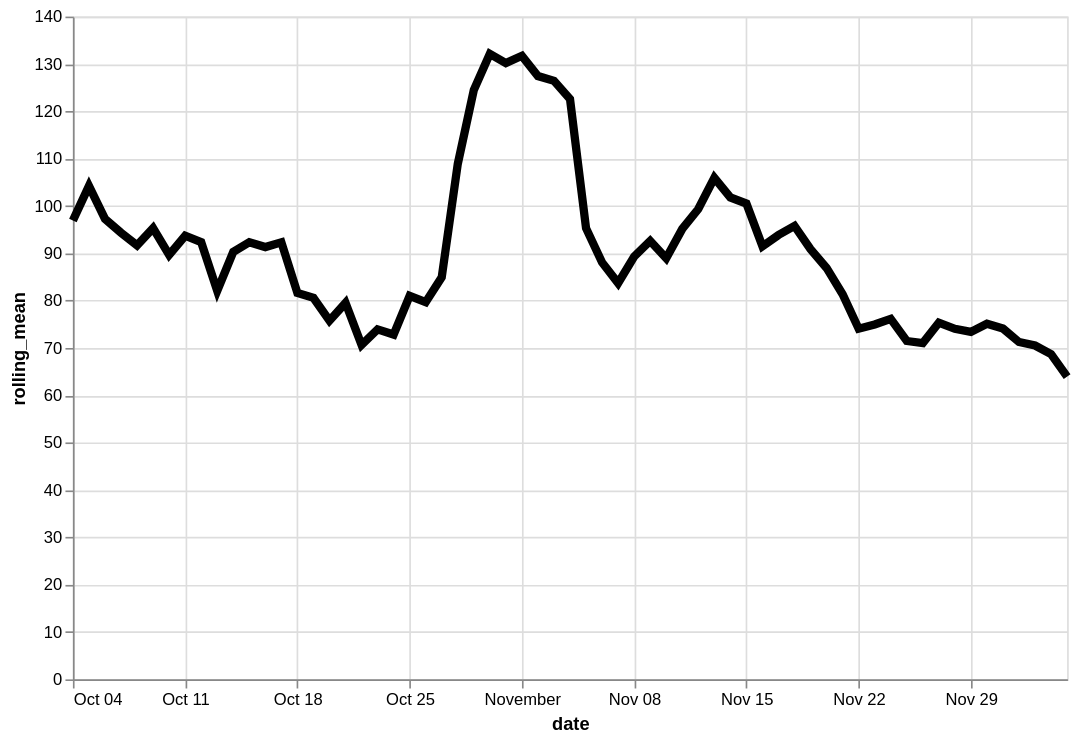

Vega-Lite specification for this chart:
### Vega-Lite specification from a JSON file in a GitHub repository (floating-point values rounded to 4 significant figures)
{"config": {"view": {"continuousWidth": 400, "continuousHeight": 300}}, "data": {"name": "data-ade427d6e10413ec0f479f870d7ac442"}, "mark": {"type": "line", "color": "black", "size": 5}, "encoding": {"x": {"type": "temporal", "field": "date"}, "y": {"type": "quantitative", "field": "rolling_mean"}}, "height": 400, "transform": [{"window": [{"op": "mean", "field": "log_price", "as": "rolling_mean"}], "frame": [-4, 3]}], "width": 600, "$schema": "https://vega.github.io/schema/vega-lite/v4.8.1.json", "datasets": {"data-ade427d6e10413ec0f479f870d7ac442": [{"date": "2020-10-04", "log_price": 31.0}, {"date": "2020-10-05", "log_price": 197.0}, {"date": "2020-10-06", "log_price": 26.0}, {"date": "2020-10-07", "log_price": 133.8}, {"date": "2020-10-08", "log_price": 133.3}, {"date": "2020-10-09", "log_price": 62.5}, {"date": "2020-10-10", "log_price": 76.82}, {"date": "2020-10-11", "log_price": 73.12}, {"date": "2020-10-12", "log_price": 60.0}, {"date": "2020-10-13", "log_price": 151.8}, {"date": "2020-10-14", "log_price": 58.33}, {"date": "2020-10-15", "log_price": 122.9}, {"date": "2020-10-16", "log_price": 51.21}, {"date": "2020-10-17", "log_price": 128.2}, {"date": "2020-10-18", "log_price": 93.06}, {"date": "2020-10-19", "log_price": 65.0}, {"date": "2020-10-20", "log_price": 68.0}, {"date": "2020-10-21", "log_price": 66.2}, {"date": "2020-10-22", "log_price": 50.14}, {"date": "2020-10-23", "log_price": 84.25}, {"date": "2020-10-24", "log_price": 81.31}, {"date": "2020-10-25", "log_price": 57.25}, {"date": "2020-10-26", "log_price": 119.3}, {"date": "2020-10-27", "log_price": 56.25}, {"date": "2020-10-28", "log_price": 133.3}, {"date": "2020-10-29", "log_price": 55.62}, {"date": "2020-10-30", "log_price": 92.08}, {"date": "2020-10-31", "log_price": 275.7}, {"date": "2020-11-01", "log_price": 206.2}, {"date": "2020-11-02", "log_price": 118.5}, {"date": "2020-11-03", "log_price": 103.9}, {"date": "2020-11-04", "log_price": 68.4}, {"date": "2020-11-05", "log_price": 99.17}, {"date": "2020-11-06", "log_price": 47.5}, {"date": "2020-11-07", "log_price": 61.33}, {"date": "2020-11-08", "log_price": 57.41}, {"date": "2020-11-09", "log_price": 148.3}, {"date": "2020-11-10", "log_price": 83.6}, {"date": "2020-11-11", "log_price": 148.8}, {"date": "2020-11-12", "log_price": 94.85}, {"date": "2020-11-13", "log_price": 69.86}, {"date": "2020-11-14", "log_price": 97.06}, {"date": "2020-11-15", "log_price": 95.0}, {"date": "2020-11-16", "log_price": 110.0}, {"date": "2020-11-17", "log_price": 115.2}, {"date": "2020-11-18", "log_price": 73.3}, {"date": "2020-11-19", "log_price": 76.62}, {"date": "2020-11-20", "log_price": 113.9}, {"date": "2020-11-21", "log_price": 85.08}, {"date": "2020-11-22", "log_price": 58.0}, {"date": "2020-11-23", "log_price": 63.12}, {"date": "2020-11-24", "log_price": 65.62}, {"date": "2020-11-25", "log_price": 57.0}, {"date": "2020-11-26", "log_price": 80.35}, {"date": "2020-11-27", "log_price": 86.18}, {"date": "2020-11-28", "log_price": 76.42}, {"date": "2020-11-29", "log_price": 81.46}, {"date": "2020-11-30", "log_price": 92.5}, {"date": "2020-12-01", "log_price": 52.82}, {"date": "2020-12-02", "log_price": 60.5}, {"date": "2020-12-03", "log_price": 70.74}, {"date": "2020-12-04", "log_price": 72.27}, {"date": "2020-12-05", "log_price": 63.3}]}}
